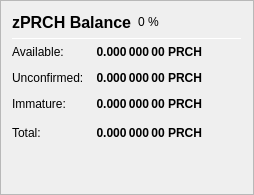
                   <widget class="QFrame" name="frame_ZerocoinBalances">
                    <property name="frameShape">
                     <enum>QFrame::StyledPanel</enum>
                    </property>
                    <property name="frameShadow">
                     <enum>QFrame::Raised</enum>
                    </property>
                    <layout class="QVBoxLayout" name="verticalLayout_7">
                     <item>
                      <layout class="QHBoxLayout" name="horizontalLayout_8" stretch="0,0,0">
                       <item>
                        <widget class="QLabel" name="label_5z_3">
                         <property name="minimumSize">
                          <size>
                           <width>0</width>
                           <height>20</height>
                          </size>
                         </property>
                         <property name="font">
                          <font>
                           <pointsize>12</pointsize>
                           <weight>75</weight>
                           <bold>true</bold>
                          </font>
                         </property>
                         <property name="text">
                          <string>zPRCH Balance</string>
                         </property>
                        </widget>
                       </item>
                       <item>
                        <widget class="QLabel" name="labelzPRCHPercent">
                         <property name="text">
                          <string notr="true">0 %</string>
                         </property>
                        </widget>
                       </item>
                       <item>
                        <spacer name="horizontalSpacer_11">
                         <property name="orientation">
                          <enum>Qt::Horizontal</enum>
                         </property>
                         <property name="sizeHint" stdset="0">
                          <size>
                           <width>40</width>
                           <height>20</height>
                          </size>
                         </property>
                        </spacer>
                       </item>
                      </layout>
                     </item>
                     <item>
                      <widget class="Line" name="line_ZerocoinBalance">
                       <property name="minimumSize">
                        <size>
                         <width>0</width>
                         <height>1</height>
                        </size>
                       </property>
                       <property name="maximumSize">
                        <size>
                         <width>16777215</width>
                         <height>1</height>
                        </size>
                       </property>
                       <property name="orientation">
                        <enum>Qt::Horizontal</enum>
                       </property>
                      </widget>
                     </item>
                     <item>
                      <layout class="QGridLayout" name="gridLayout_5">
                       <property name="spacing">
                        <number>12</number>
                       </property>
                       <item row="1" column="0">
                        <widget class="QLabel" name="labelzBalanceMatureText">
                         <property name="toolTip">
                          <string>Mature: more than 20 confirmation and more than 1 mint of the same denomination after it was minted.
These zPRCH are spendable.</string>
                         </property>
                         <property name="text">
                          <string>Available:</string>
                         </property>
                        </widget>
                       </item>
                       <item row="1" column="1">
                        <widget class="QLabel" name="labelzBalanceMature">
                         <property name="font">
                          <font>
                           <weight>75</weight>
                           <bold>true</bold>
                          </font>
                         </property>
                         <property name="toolTip">
                          <string>Mature: more than 20 confirmation and more than 1 mint of the same denomination after it was minted.
These zPRCH are spendable.</string>
                         </property>
                         <property name="text">
                          <string notr="true">0.000 000 00 PRCH</string>
                         </property>
                         <property name="alignment">
                          <set>Qt::AlignRight|Qt::AlignTrailing|Qt::AlignVCenter</set>
                         </property>
                        </widget>
                       </item>
                       <item row="2" column="0">
                        <widget class="QLabel" name="labelzBalanceUnconfirmedText">
                         <property name="toolTip">
                          <string>Unconfirmed: less than 20 confirmations
Immature: confirmed, but less than 1 mint of the same denomination after it was minted</string>
                         </property>
                         <property name="text">
                          <string>Unconfirmed:</string>
                         </property>
                        </widget>
                       </item>
                       <item row="2" column="1">
                        <widget class="QLabel" name="labelzBalanceUnconfirmed">
                         <property name="font">
                          <font>
                           <weight>75</weight>
                           <bold>true</bold>
                          </font>
                         </property>
                         <property name="toolTip">
                          <string>Unconfirmed: less than 20 confirmations
Immature: confirmed, but less than 1 mint of the same denomination after it was minted</string>
                         </property>
                         <property name="text">
                          <string notr="true">0.000 000 00 PRCH</string>
                         </property>
                         <property name="alignment">
                          <set>Qt::AlignRight|Qt::AlignTrailing|Qt::AlignVCenter</set>
                         </property>
                        </widget>
                       </item>
                       <item row="3" column="0">
                        <widget class="QLabel" name="labelzBalanceImmatureText">
                         <property name="toolTip">
                          <string>Unconfirmed: less than 20 confirmations
Immature: confirmed, but less than 1 mint of the same denomination after it was minted</string>
                         </property>
                         <property name="text">
                          <string>Immature:</string>
                         </property>
                        </widget>
                       </item>
                       <item row="3" column="1">
                        <widget class="QLabel" name="labelzBalanceImmature">
                         <property name="font">
                          <font>
                           <weight>75</weight>
                           <bold>true</bold>
                          </font>
                         </property>
                         <property name="toolTip">
                          <string>Unconfirmed: less than 20 confirmations
Immature: confirmed, but less than 1 mint of the same denomination after it was minted</string>
                         </property>
                         <property name="text">
                          <string notr="true">0.000 000 00 PRCH</string>
                         </property>
                         <property name="alignment">
                          <set>Qt::AlignRight|Qt::AlignTrailing|Qt::AlignVCenter</set>
                         </property>
                        </widget>
                       </item>
                       <item row="4" column="0">
                        <widget class="QLabel" name="labelzBalanceText">
                         <property name="toolTip">
                          <string>Your current zPRCH balance, unconfirmed and immature zPRCH included.</string>
                         </property>
                         <property name="text">
                          <string>Total:</string>
                         </property>
                        </widget>
                       </item>
                       <item row="4" column="1">
                        <widget class="QLabel" name="labelzBalance">
                         <property name="font">
                          <font>
                           <weight>75</weight>
                           <bold>true</bold>
                          </font>
                         </property>
                         <property name="cursor">
                          <cursorShape>IBeamCursor</cursorShape>
                         </property>
                         <property name="toolTip">
                          <string>Your current zPRCH balance, unconfirmed and immature zPRCH included.</string>
                         </property>
                         <property name="text">
                          <string notr="true">0.000 000 00 PRCH</string>
                         </property>
                         <property name="alignment">
                          <set>Qt::AlignRight|Qt::AlignTrailing|Qt::AlignVCenter</set>
                         </property>
                         <property name="textInteractionFlags">
                          <set>Qt::LinksAccessibleByMouse|Qt::TextSelectableByKeyboard|Qt::TextSelectableByMouse</set>
                         </property>
                        </widget>
                       </item>
                       <item row="4" column="2">
                        <spacer name="horizontalSpacer_4">
                         <property name="orientation">
                          <enum>Qt::Horizontal</enum>
                         </property>
                         <property name="sizeHint" stdset="0">
                          <size>
                           <width>40</width>
                           <height>20</height>
                          </size>
                         </property>
                        </spacer>
                       </item>
                      </layout>
                     </item>
                     <item>
                      <spacer name="verticalSpacer_4">
                       <property name="orientation">
                        <enum>Qt::Vertical</enum>
                       </property>
                       <property name="sizeHint" stdset="0">
                        <size>
                         <width>20</width>
                         <height>40</height>
                        </size>
                       </property>
                      </spacer>
                     </item>
                    </layout>
                   </widget>
